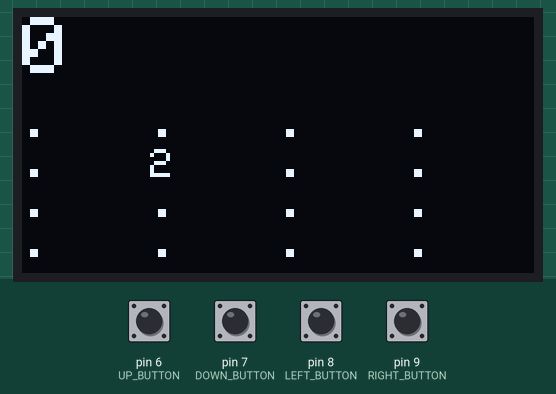
Recording of a sketch running on a simulated Arduino Nano, built with avr-gcc and run on an emulated ATmega328P. Shown: 128×64 one-colour display. Inputs (shaded band) come from the test bench; at power-on: pin 6 (UP_BUTTON), pin 7 (DOWN_BUTTON), pin 8 (LEFT_BUTTON), pin 9 (RIGHT_BUTTON) LOW. Random numbers use the default seed unless the sketch sets one; what the sketch prints to the serial monitor is not drawn.

Above: at 3.2 s.
3.3 s: pin 6 (UP_BUTTON) pulled HIGH for 0.15 s
At 4.3 s:
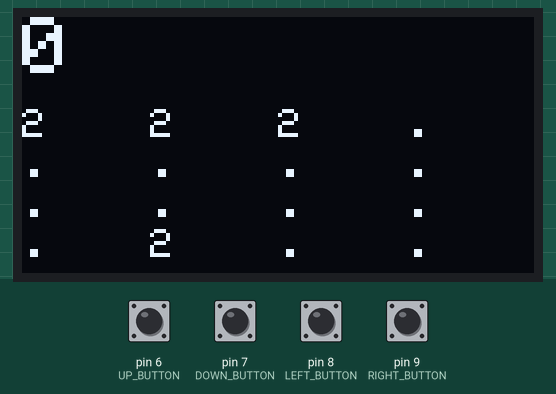
4.9 s: pin 7 (DOWN_BUTTON) pulled HIGH for 1 s
At 6.8 s:
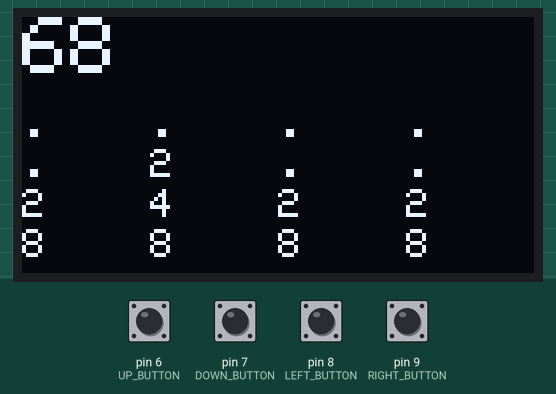
7.4 s: pin 8 (LEFT_BUTTON) pulled HIGH for 1 s
At 9.5 s:
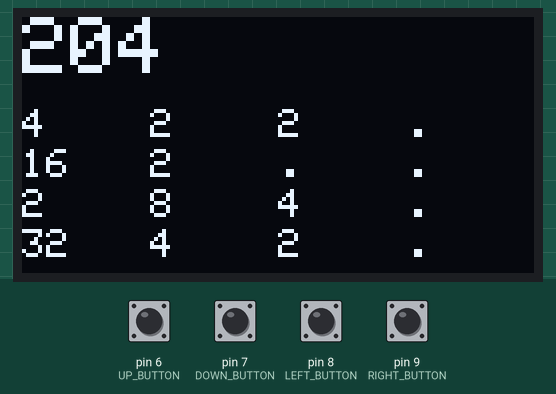
9.9 s: pin 9 (RIGHT_BUTTON) pulled HIGH for 0.15 s
At 10.9 s:
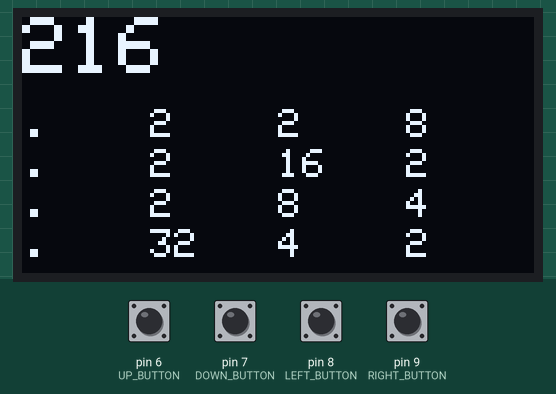
11.5 s: pin 6 (UP_BUTTON) pulled HIGH for 1 s
At 13.6 s:
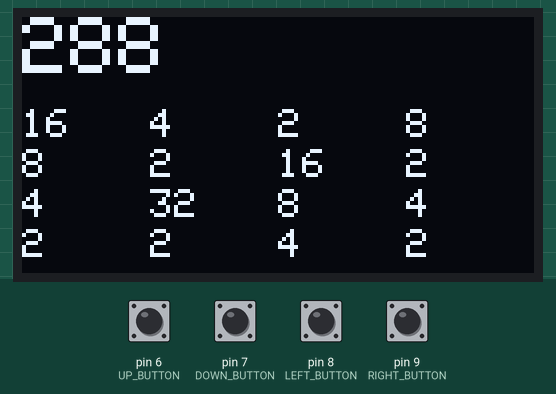
14.0 s: pin 8 (LEFT_BUTTON) pulled HIGH for 1 s
At 14.96 s:
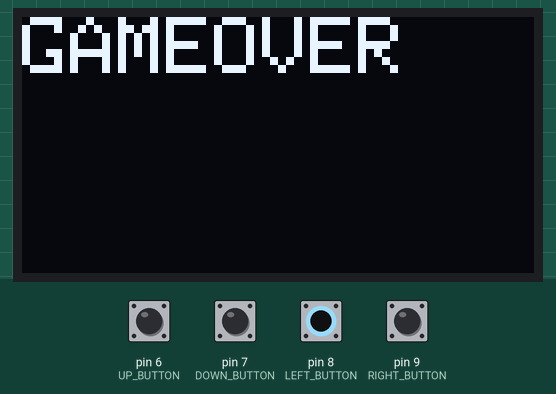

Measured:
- after the input at 3.3 s, the display: first changes at once (image 1 shows a later state)
- after the input at 4.9 s, the display: first changes at once (image 2 shows a later state)
- after the input at 7.4 s, the display: first changes at once (image 3 shows a later state)
- after the input at 9.9 s, the display: first changes at once (image 4 shows a later state)
- after the input at 11.5 s, the display: first changes at once (image 5 shows a later state)
- after the input at 14.0 s, the display: first changes at once (image 6 shows a later state)

The sketch:

_2048.ino
```cpp
//i2c oled 0.96
//arduino nano
//5 push buttons (4 controls + reset)

//библиотеки
#include <Wire.h>
#include <Adafruit_SSD1306.h>
#include <Adafruit_GFX.h>

//пины
#define UP_BUTTON 6
#define DOWN_BUTTON 7
#define LEFT_BUTTON 8
#define RIGHT_BUTTON 9

//дисплей
#define OLED_ADDR   0x3C
Adafruit_SSD1306 display(-1);

//массив клеток и счет
int matrix[4][4]= {
  {0, 0, 0, 0},
  {0, 0, 0, 0},
  {0, 0, 0, 0},
  {0, 0, 0, 0}
};
int SCORE = 0;


void setup() {

  Serial.begin(9600);
  delay(2000);
  Serial.println("2048 by Daniil Zhuk");

  //пины
  pinMode(UP_BUTTON, INPUT);
  pinMode(DOWN_BUTTON, INPUT);
  pinMode(LEFT_BUTTON, INPUT);
  pinMode(RIGHT_BUTTON, INPUT);

  //подготовка дисплея
  display.begin(SSD1306_SWITCHCAPVCC, OLED_ADDR);
  display.clearDisplay();
  display.display();
  display.setTextSize(1);
  display.setTextColor(WHITE);
  display.setCursor(0,0);

  StartGame();
  PrintToSerial();
  PrintToDisplay();

}

void loop() {

  /*
    Закомментированная часть кода это код для отладки
    путём получения направления движения в виде
    цифры из сериал порта
  */

  // 1 down
  // 2 right
  // 3 up
  // 4 left

  //snachala stroka potom element

//  //serial
//  if(Serial.available()>0){
//
//    int action = Serial.read();
//    Serial.println(action);
//
//    //1
//    if (action == 49){
//      MoveDown();
//    }
//
//    //2
//    if (action == 50){
//      MoveRight();
//    }
//
//    //3
//    if (action == 51){
//      MoveUp();
//    }
//
//    //4
//    if (action == 52){
//      MoveLeft();
//    }
//
//    AfterMove();
//  }

  //определяем кнопку направления и двигаем в ее сторону
  //делаем нужные действия после передвжения
  if (digitalRead(UP_BUTTON)==HIGH){
    MoveUp();
    AfterMove();
  }

  if (digitalRead(DOWN_BUTTON)==HIGH){
    MoveDown();
    AfterMove();
  }

  if (digitalRead(LEFT_BUTTON)==HIGH){
    MoveLeft();
    AfterMove();
  }

  if (digitalRead(RIGHT_BUTTON)==HIGH){
    MoveRight();
    AfterMove();
  }


  //buttons
}

//создаем рандомно первую плитку
void StartGame(){
  matrix[random(0,2)][random(0,4)]=2;
}


//вывод в сериал
void PrintToSerial(){

  for (int i = 0; i<4; i++){
    for (int j = 0; j<3; j++){
      Serial.print(matrix[i][j]);Serial.print("\t");
    }
    Serial.println(matrix[i][3]);
  }
}


//проверка проигрыша
void LostCheck(){

  bool lost = true;

  for (int i = 0;i<4;i++){
    for (int j = 0;j<4;j++){
      if (matrix[i][j]==0){
        lost = false;
      }
    }
  }

  if (lost == false){
    RandomElement();
  }


  for (int i = 0;i<3;i++){
    for (int j = 0;j<4;j++){
      if (matrix[i][j]==matrix[i+1][j]){
        lost = false;
      }
    }
  }

  for (int i = 0;i<4;i++){
    for (int j = 0;j<3;j++){
      if (matrix[i][j]==matrix[i][j+1]){
        lost = false;
      }
    }
  }

  if (lost){
    Serial.println("GAMEOVER");

    display.clearDisplay();

    display.setTextSize(2);
    display.setCursor(0,0);
    display.println("GAMEOVER");

    display.display();


    SCORE = 0;
  } else{
    PrintToDisplay();
  }
}


void ClearMatrix(){
  for (int i = 0;i<4;i++){
    for (int j = 0;j<4;j++){
      matrix[i][j]=0;
    }
  }
}

//проверка выигрыша
void WinCheck(){


  bool win = false;
  for (int i = 0;i<4;i++){
    for (int j = 0;j<4;j++){
      if (matrix[i][j]>2000){
        win = true;
      }
    }
  }

  if (win){
    Serial.println("You Won!");
    Serial.print("Score: ");
    Serial.println(SCORE);

    display.clearDisplay();

    display.setTextSize(2);
    display.setCursor(0,0);
    display.println("YOU WON");

    display.display();

  } else {
    PrintToDisplay();
  }


}

//спавн двойки в случайном месте
void RandomElement(){

  //random "2" in cell
  bool randomed = false;

  while (randomed == false){

    int x = random(0,4);
    int y = random(0,4);

    if (matrix[x][y] == 0){
      matrix[x][y] = 2;
      randomed = true;
    }

  }

}

//вывод на экран
void PrintToDisplay(){
  display.clearDisplay();

  display.setTextSize(2);
  display.setCursor(0,0);
  display.println(SCORE);

  display.setTextSize(1);

  for (int i = 0; i<4; i++){
    for (int j = 0; j<4; j++){
      display.setCursor(32*j,23+10*i);
      if (matrix[i][j]!=0){
        display.print(matrix[i][j]);
      }else{
        display.print(".");
      }

    }
  }

  display.display();

}


void MoveDown(){
  for (int k = 0; k<4;k++){
    for (int i = 3;i>0;i--){
      for (int j = 0; j<4;j++){
        if (matrix[i][j]==0){
          matrix[i][j]=matrix[i-1][j];
          matrix[i-1][j]=0;
        }
      }
    }
  }

  for (int i = 3;i>0;i--){
    for (int j = 0; j<4;j++){
      if (matrix[i][j]!=0 && matrix[i-1][j]==matrix[i][j]){
        matrix[i][j]=matrix[i][j]+matrix[i-1][j];
        SCORE=SCORE+matrix[i][j];
        matrix[i-1][j]=0;
      }
    }
  }

  for (int k = 0; k<4;k++){
    for (int i = 3;i>0;i--){
      for (int j = 0; j<4;j++){
        if (matrix[i][j]==0){
          matrix[i][j]=matrix[i-1][j];
          matrix[i-1][j]=0;
        }
      }
    }
  }
}


void MoveRight(){
  for (int k = 0; k<4;k++){
    for (int i = 3; i>0; i--){
      for (int j = 0; j<4; j++){
        if (matrix[j][i]==0){
          matrix[j][i]=matrix[j][i-1];
          matrix[j][i-1]=0;
        }
      }
    }
  }

  for (int i = 3; i>=0; i--){
    for (int j = 3; j>0; j--){
      if (matrix[i][j]!=0 && matrix[i][j-1]==matrix[i][j]){
        matrix[i][j]=matrix[i][j]+matrix[i][j-1];
        SCORE=SCORE+matrix[i][j];
        matrix[i][j-1]=0;
      }
    }
  }

  for (int k = 0; k<4;k++){
    for (int i = 3; i>0; i--){
      for (int j = 0; j<4; j++){
        if (matrix[j][i]==0){
          //Serial.print("!");
          matrix[j][i]=matrix[j][i-1];
          matrix[j][i-1]=0;
        }
      }
    }
  }
}


void MoveUp(){
  for (int k = 0; k<4;k++){
    for (int i = 0;i<3;i++){
      for (int j = 0; j<4;j++){
        if (matrix[i][j]==0){
          //Serial.print("*");
          matrix[i][j]=matrix[i+1][j];
          matrix[i+1][j]=0;
        }
      }
    }
  }

  for (int i = 0;i<3;i++){
    for (int j = 0; j<4;j++){
      if (matrix[i][j]!=0 && matrix[i+1][j]==matrix[i][j]){
        matrix[i][j]=matrix[i][j]+matrix[i+1][j];
        SCORE=SCORE+matrix[i][j];
        matrix[i+1][j]=0;
      }
    }
  }

  for (int k = 0; k<4;k++){
    for (int i = 0;i<3;i++){
      for (int j = 0; j<4;j++){
        if (matrix[i][j]==0){
          matrix[i][j]=matrix[i+1][j];
          matrix[i+1][j]=0;
        }
      }
    }
  }
}


void MoveLeft(){
  for (int k = 0; k<4;k++){
    for (int j = 0; j<3; j++){
      for (int i = 0; i<4; i++){
        if (matrix[i][j]==0){
          matrix[i][j]=matrix[i][j+1];
          matrix[i][j+1]=0;
        }
      }
    }
  }

  for (int j = 0; j<3; j++){
    for (int i = 0; i<4; i++){
      if (matrix[i][j]!=0 && matrix[i][j+1]==matrix[i][j]){
        matrix[i][j]=matrix[i][j]+matrix[i][j+1];
        SCORE=SCORE+matrix[i][j];
        matrix[i][j+1]=0;
      }
    }
  }

  for (int k = 0; k<4;k++){
    for (int j = 0; j<3; j++){
      for (int i = 0; i<4; i++){
        if (matrix[i][j]==0){
          matrix[i][j]=matrix[i][j+1];
          matrix[i][j+1]=0;
        }
      }
    }
  }
}


void AfterMove(){
  PrintToSerial();
  //PrintToDisplay();
  LostCheck();
  WinCheck();

  //RandomElement();
}
```
